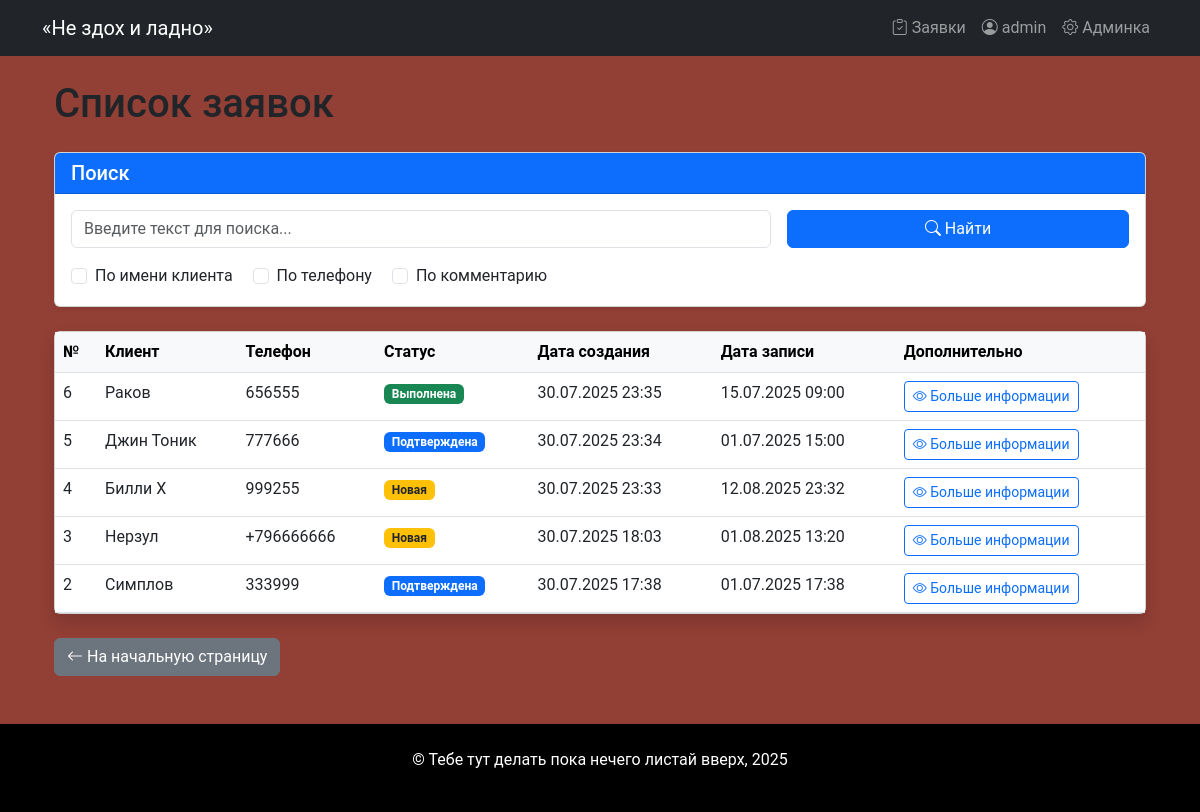
Screenshot of /orders/ (signed in) with the database file from the repository.
### core/models.py (models this page shows, shortened)
class Order(models.Model):
    STATUS_CHOICES = [
        ('not_approved', 'Не подтверждена'),
        ('new', 'Новая'),
        ('confirmed', 'Подтверждена'),
        ('cancelled', 'Отменена'),
        ('completed', 'Выполнена')
    ]
    client_name = models.CharField(max_length=100, verbose_name="Имя клиента")
    phone = models.CharField(max_length=20, verbose_name="Телефон")
    comment = models.TextField(blank=True, verbose_name="Комментарий")
    status = models.CharField (
        max_length=50,
        choices=STATUS_CHOICES,
        default="not_approved",
        verbose_name="Статус")
    date_created = models.DateTimeField(auto_now_add=True, verbose_name="Дата создания")
    date_updated = models.DateTimeField(null=True, auto_now=True, verbose_name="Дата обновления")
    master = models.ForeignKey(
        "Master",
        on_delete=models.SET_NULL,
        null=True,
        blank=True,
        verbose_name="Мастер")
    services = models.ManyToManyField(
        "Service",
        related_name="orders",
        verbose_name="Услуги"
    )
    appointment_date = models.DateTimeField(verbose_name="Дата и время записи")
    class Meta:
        verbose_name = "Запись"
        verbose_name_plural="Записи"

### core/views.py (the view, shortened to what this page needs)
# urls.py: path('orders/', orders_list, name='orders_list'),
@login_required
def orders_list(request):
    orders = Order.objects.all().order_by('-date_created')
    query = request.GET.get('query', '')
    search_client_name = 'search_client_name' in request.GET
    search_phone = 'search_phone' in request.GET
    search_comment = 'search_comment' in request.GET
    return render(request, 'orders_list.html', {
        'orders': orders,
        'query': query,
        'search_client_name': search_client_name,
        'search_phone': search_phone,
        'search_comment': search_comment
    })

### core/context_processors.py (called while the page is built)
def menu_barbershop(request):
    menu_context = [
        {"name": "Главная", "url": reverse("landing")},
        {"name": "О нас", "url": reverse("landing") + "#about"},
        {"name": "Преимущества", "url": reverse("landing") + "#benefits"},
        {"name": "Мастера", "url": reverse("landing") + "#masters"},
        {"name": "Услуги", "url": reverse("landing") + "#services"},
        {"name": "Запись", "url": reverse("landing") + "#booking"},
        {"name": "Спасибо", "url": reverse("thanks")},
    ]
    return menu_context

### templates/orders_list.html (shortened to what this page needs)
{% extends 'base.html' %}
{% block content %}
<div class="container">
    <h1 class="mb-4">Список заявок</h1>
    <div class="card mb-4 shadow-sm">
        <div class="card-header bg-primary text-white">
            <h5 class="mb-0">Поиск</h5>
        </div>
        <div class="card-body">
            <form method="get" class="row g-3">
                <div class="col-md-8">
                    <input type="text" name="query" class="form-control"
                        placeholder="Введите текст для поиска..."
                        value="{{ request.GET.query }}">
                </div>
                <div class="col-md-4">
                    <button type="submit" class="btn btn-primary w-100">
                        <i class="bi bi-search"></i> Найти
                    </button>
                </div>
                <div class="col-12">
                    <div class="form-check form-check-inline">
                        <input class="form-check-input" type="checkbox"
                            name="search_client_name" id="search_client_name"
                            {% if request.GET.search_client_name %}checked{% endif %}>
                        <label class="form-check-label" for="search_client_name">
                            По имени клиента
                        </label>
                    </div>
                    <div class="form-check form-check-inline">
                        <input class="form-check-input" type="checkbox"
                            name="search_phone" id="search_phone"
                            {% if request.GET.search_phone %}checked{% endif %}>
                        <label class="form-check-label" for="search_phone">
                            По телефону
                        </label>
                    </div>
                    <div class="form-check form-check-inline">
                        <input class="form-check-input" type="checkbox"
                            name="search_comment" id="search_comment"
                            {% if request.GET.search_comment %}checked{% endif %}>
                        <label class="form-check-label" for="search_comment">
                            По комментарию
                        </label>
                    </div>
                </div>
            </form>
        </div>
    </div>
    <div class="card shadow">
        <div class="card-body p-0">
            <div class="table-responsive">
                <table class="table table-hover mb-0">
                    <thead class="table-light">
                        <tr>
                            <th>№</th>
                            <th>Клиент</th>
                            <th>Телефон</th>
                            <th>Статус</th>
                            <th>Дата создания</th>
                            <th>Дата записи</th>
                            <th>Дополнительно</th>
                        </tr>
                    </thead>
                    <tbody>
                        {% for order in orders %}
                        <tr>
                            <td>{{ order.id }}</td>
                            <td>{{ order.client_name }}</td>
                            <td>{{ order.phone }}</td>
                            <td>
                                <span class="badge
                                    {% if order.status == 'completed' %}bg-success
                                    {% elif order.status == 'cancelled' %}bg-danger
                                    {% elif order.status == 'confirmed' %}bg-primary
                                    {% else %}bg-warning text-dark{% endif %}">
                                    {{ order.get_status_display }}
                                </span>
                            </td>
                            <td>{{ order.date_created|date:"d.m.Y H:i" }}</td>
                            <td>{{ order.appointment_date|date:"d.m.Y H:i" }}</td>
                            <td>
                                <a href="{% url 'order_detail' pk=order.id %}"
                                    class="btn btn-sm btn-outline-primary">
                                        <i class="bi bi-eye"></i> Больше информации
                                </a>
                            </td>
                        </tr>
                        {% endfor %}
                    </tbody>
                </table>
            </div>
        </div>
    </div>
    <div class="mt-4">
        <a href="{% url 'landing' %}" class="btn btn-secondary">
            <i class="bi bi-arrow-left"></i> На начальную страницу
        </a>
    </div>
</div>
{% endblock %}

### templates/includes/menu.html (shortened to what this page needs)
<nav class="navbar navbar-expand-lg navbar-dark bg-dark">
    <div class="container">
        <a class="navbar-brand" href="{% url 'landing' %}">«Не здох и ладно»</a>
        <div class="collapse navbar-collapse" id="navbarNav">
            {% if user.is_authenticated %}
            <ul class="navbar-nav">
                <li class="nav-item">
                    <a class="nav-link" href="#" data-bs-toggle="dropdown">
                        <i class="bi bi-clipboard-check"></i> Заявки
                    </a>
                </li>
                <li class="nav-item">
                    <a class="nav-link" href="#">
                        <i class="bi bi-person-circle"></i> {{ user.username }}
                    </a>
                </li>
                {% if user.is_staff %}
                <li class="nav-item">
                    <a class="nav-link" href="{% url 'admin:index' %}">
                        <i class="bi bi-gear"></i> Админка
                    </a>
                </li>
                {% endif %}
            </ul>
            {% endif %}
        </div>
    </div>
</nav>

### static/css/main.css (style rules this page uses)
body { background-color: #7c170cd3; font-family: "Roboto", sans-serif; }

### rows the page displays
Order: id "6", client_name "Раков", phone "656555", status "Выполнена", date_created "30.07.2025 23:35", appointment_date "15.07.2025 09:00"
Order: id "5", client_name "Джин Тоник", phone "777666", status "Подтверждена", date_created "30.07.2025 23:34", appointment_date "01.07.2025 15:00"
Order: id "4", client_name "Билли Х", phone "999255", status "Новая", date_created "30.07.2025 23:33", appointment_date "12.08.2025 23:32"
Order: id "3", client_name "Нерзул", phone "+796666666", status "Новая", date_created "30.07.2025 18:03", appointment_date "01.08.2025 13:20"
Order: id "2", client_name "Симплов", phone "333999", status "Подтверждена", date_created "30.07.2025 17:38", appointment_date "01.07.2025 17:38"

### other values shown
{{ user.username }} "admin"
